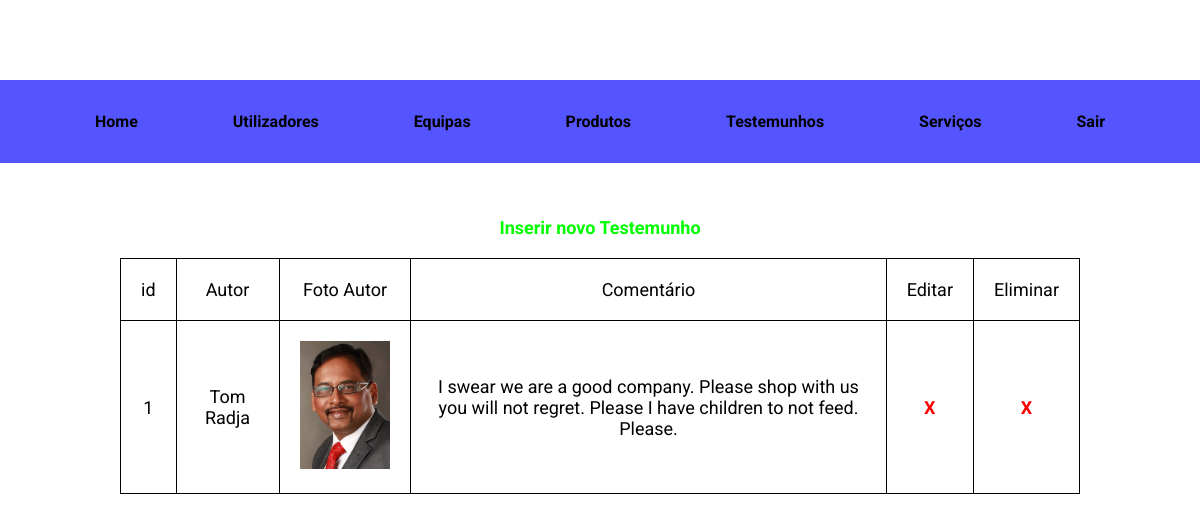
Page /admin/testemunhos/index.php (signed in) on the committed database.
### tables this page shows
CREATE TABLE `testemunhos` (
  `id` int(11) NOT NULL,
  `autor` varchar(50) NOT NULL,
  `foto_autor` varchar(80) NOT NULL,
  `comentario` text NOT NULL
);

### include/db.inc.php (called while the page is built, shortened)
<?php
global $arrConfig;
$arrConfig['servername']='localhost';
$arrConfig['username']='root';
$arrConfig['password']='';
$arrConfig['dbname']='lmtm_shop';
$arrConfig['conn'] = my_connect($arrConfig);
function my_connect($arrConfig) {
	$conn = new mysqli($arrConfig['servername'], $arrConfig['username'], $arrConfig['password'], $arrConfig['dbname']);
	$conn->set_charset('utf8');
	return $conn;
}
function my_query($sql) {
	global $arrConfig;
	$result = $arrConfig['conn']->query($sql);
	if(isset($result->num_rows)) {
		$arrRes = array();
		if ($result->num_rows > 0) {
		    while($row = $result->fetch_assoc()) {
		        $arrRes[] = $row;
		    }
		}
		return $arrRes;
	}
	return 0;
}

### admin/testemunhos/index.php (the view, shortened to what this page needs)
<?php
include '../../include/config.inc.php';
include $dir_site . '/include/db.inc.php';
?>
<!DOCTYPE html>
<html lang="en">
<head>
  <link rel="stylesheet" href="../css/admin.css">
  <link rel="stylesheet" href="../css/paginas.css">
</head>
<body>
  <?php
  include $dir_site . '/include/menu.inc.php';
  ?>
  <div class="content">
    <a class="botao" href="inserir.php">Inserir novo Testemunho</a>
    <table border="1" width="600">
      <tr class="legenda">
        <td>id</td>
        <td>Autor</td>
        <td>Foto Autor</td>
        <td>Comentário</td>
        <td>Editar</td>
        <td>Eliminar</td>
      </tr>
      <?php
      $query = "SELECT * FROM testemunhos";
      $resultado = my_query($query);
      foreach ($resultado as $testemunhos) {
      ?>
        <tr>
          <td><?php echo $testemunhos['id']; ?></td>
          <td><?php echo $testemunhos['autor']; ?></td>
          <td><img src="../../img/<?php echo $testemunhos['foto_autor']; ?>" height="128" /></td>
          <td><?php echo $testemunhos['comentario']; ?></td>
          <td><a class="botao_tabela" href="editar.php?id=<?php echo $testemunhos['id']; ?>">X</a></td>
          <td><a class="botao_tabela" href="eliminar.php?id=<?php echo $testemunhos['id']; ?>">X</a></td>
        </tr>
      <?php
      }
      ?>
    </table>
  </div>
</body>
</html>

### admin/css/admin.css (style rules this page uses)
body { font-family: 'Roboto'; width: 100%; margin: 0; padding: 0; }
.content { text-align: center; margin-top: 3em; font-size: 35px; }

### admin/css/paginas.css (style rules this page uses)
.content { font-size: 18px; }
table { border-collapse: collapse; width: 80%; margin: 20px auto; }
td { border: 1px solid #000; padding: 20px; }
a { color: #f00; font-weight: bold; text-decoration: none; }
.botao { color: #0f0; }

### rows in the picture
testemunhos: id "1", autor "Tom Radja", foto_autor (picture), comentario "I swear we are a good company. Please shop with us you will not regret. Please I have children to not feed. Please."
